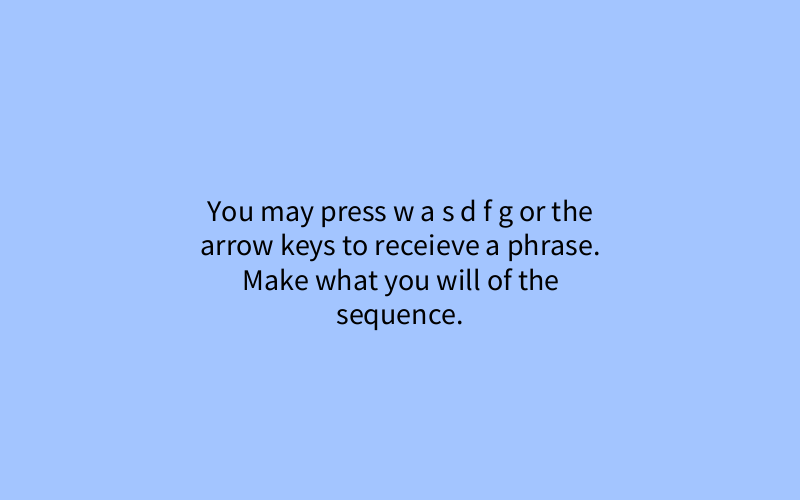
Frame 1 (no input)
Frame 60 (the mouse pressed at the canvas centre just before this capture): identical to frame 1, image omitted
Frame 120 (the mouse held since frame 60 and released just before this capture): identical to frame 1, image omitted

The Processing sketch that drew this single still picture (run headless with seeded random() and noise(); from frame 60 on, the mouse is pressed at the canvas centre):

// Processing sketch: processing_184078
// ── processing_184078.pde

void setup()
{
  size(800,500);
  background(163,197,255);
  smooth();
   String s = "You may press w a s d f g or the arrow keys to receieve a phrase. Make what you will of the sequence."; 
   textSize(30);
   textAlign (CENTER); 
   fill (0);
   text (s,200,200,400,400); 
   print(s);     
}



void draw()
{

    if (key == 'g')
    {
       background(47,161,50);
        String g = "some day"; 
        textSize(40);
        textAlign (CENTER); 
        fill (0);
        text (g,200,200,400,400);
        print(g);
        
    }
        
        
     if (key == 'w')
     {
          background(250,250,102);
          textSize(40);
          textAlign (CENTER); 
          String w = "the sun";
          fill (0);
          text (w,200,200,400,400); 
          print(w);
         
     }  

    if (key == 's')
    {
        background(13,1,3);
        textSize(40);
        textAlign (CENTER); 
        String s = "will die";
        fill (255);
        text (s,200,200,400,400); 
        print(s);
    }  

    if (key == 'a')
    {
        background(242,82,232);
        textSize(40);
        textAlign (CENTER); 
        String a = "you";
        fill (0);
        text (a,200,200,400,400); 
        print(a); 
    }
        
    if (key == 'd')
    {
        background(138,242,138);
        textSize(40);
        textAlign (CENTER); 
        String d = "will follow";
        fill (0);
        text (d,200,200,400,400); 
        print(d);
    }
        
    if (key == 'f') 
    {
        background(242,44,57);
        textSize(40);
        textAlign (CENTER); 
        String f = "society";
        fill (0);
        text (f,200,200,400,400); 
        print(f); 
    }
 
    if (key == CODED) 
    if (keyCode == RIGHT)
    {
        background(216,173,237);
        textSize(40);
        textAlign (CENTER); 
        String r = "dream";
        fill (0);
        text (r,200,200,400,400); 
        print(r);
    } 

     if (key == CODED) 
    if (keyCode == LEFT)
    {
        background(252,173,255);
        textSize(40);
        textAlign (CENTER); 
        String l = "to decide ";
        fill (0);
        text (l,200,200,400,400); 
        print(l);
    } 
        
     if (key == CODED) 
    if (keyCode == DOWN)
    {
        background(250,134,32);
        textSize(40);
        textAlign (CENTER); 
        String n = "time";
        fill (0);
        text (n,200,200,400,400); 
        print(n);
    }
       
     if (key == CODED) 
    if (keyCode == UP)
    {
        background(255);
        textSize(40);
        textAlign (CENTER); 
        String u = "goodbye";
        fill (0);
        text (u,200,200,400,400); 
        print(u); 
    }    

     
    if (keyCode == ' ')
    {
       background(163,197,255);
        String x = " "; 
        print(x);  
       
    }
   
}
  
